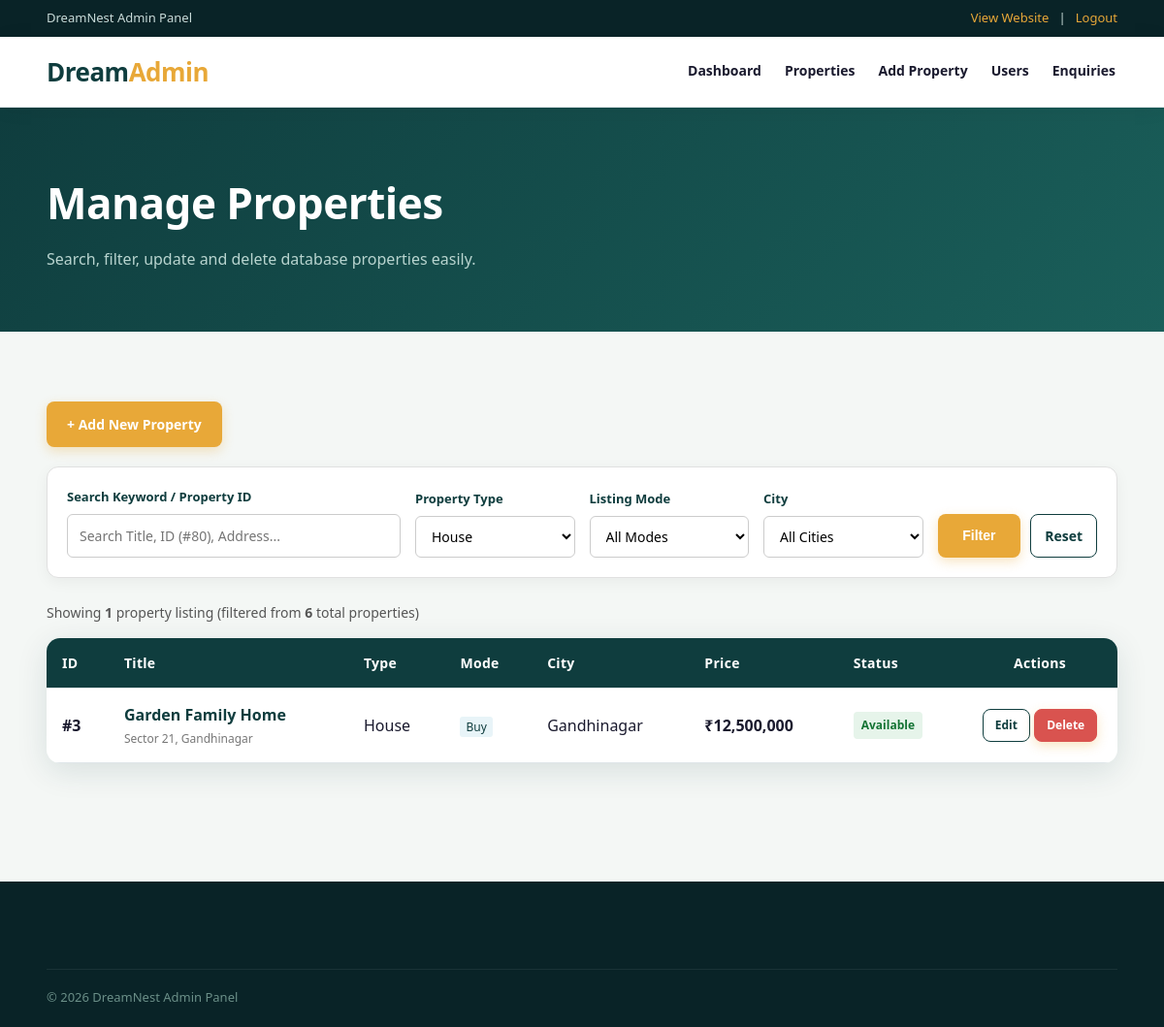
Screenshot of /admin/properties.php?type=House (signed in) with the database file from the repository.
### tables this page shows
CREATE TABLE properties (
 id INT AUTO_INCREMENT PRIMARY KEY,
 title VARCHAR(180) NOT NULL,
 description TEXT,
 type ENUM('House','Apartment','Villa','Commercial','Plot') NOT NULL,
 listing_type ENUM('Buy','Rent') DEFAULT 'Buy',
 city VARCHAR(100) NOT NULL,
 address VARCHAR(255),
 price DECIMAL(14,2) NOT NULL,
 area INT DEFAULT 0,
 bedrooms INT DEFAULT 0,
 bathrooms INT DEFAULT 0,
 parking INT DEFAULT 0,
 image VARCHAR(255),
 status ENUM('Available','Sold','Rented') DEFAULT 'Available',
 created_at TIMESTAMP DEFAULT CURRENT_TIMESTAMP
);

### admin/properties.php (the view, shortened to what this page needs)
<?php
require '../includes/config.php';
$q_search = trim($_GET['q'] ?? '');
$f_type = trim($_GET['type'] ?? '');
$f_listing = trim($_GET['listing_type'] ?? '');
$f_city = trim($_GET['city'] ?? '');
$where = [];
$params = [];
$types = "";
if ($f_type !== '') {
    $where[] = "type = ?";
    $params[] = $f_type;
    $types .= "s";
}
$sql = "SELECT * FROM properties";
if (!empty($where)) {
    $sql .= " WHERE " . implode(" AND ", $where);
}
$sql .= " ORDER BY id DESC";
$stmt = $conn->prepare($sql);
if (!empty($params)) {
    $stmt->bind_param($types, ...$params);
}
$stmt->execute();
$r = $stmt->get_result();
$total_count_res = $conn->query("SELECT COUNT(*) as total FROM properties");
$total_in_db = $total_count_res->fetch_assoc()['total'];
$matching_count = $r->num_rows;
?>
<!doctype html>
<html lang="en">
<head>
    <link rel="stylesheet" href="../css/style.css">
</head>
<body>
    <?php include 'header.php'; ?>
    <section class="pagehero">
        <div class="container">
            <h1>Manage Properties</h1>
            <p>Search, filter, update and delete database properties easily.</p>
        </div>
    </section>
    <section class="section">
        <div class="container">
            <div style="display: flex; justify-content: space-between; align-items: center; margin-bottom: 20px;">
                <a class="btn gold" href="add-property.php">+ Add New Property</a>
            </div>
            <div class="admin-filter-card">
                <form method="get" action="properties.php">
                    <div class="admin-filter-grid">
                        <div style="grid-column: span 2;">
                            <label>Search Keyword / Property ID</label>
                            <input type="text" name="q" placeholder="Search Title, ID (#80), Address..." value="<?= htmlspecialchars($q_search) ?>">
                        </div>
                        <div>
                            <label>Property Type</label>
                            <select name="type">
                                <?php foreach (['House', 'Apartment', 'Villa', 'Commercial', 'Plot'] as $t): ?>
                                    <option value="<?= $t ?>" <?= ($f_type === $t) ? 'selected' : '' ?>><?= $t ?></option>
                                <?php endforeach; ?>
                            </select>
                        </div>
                        <div>
                            <label>Listing Mode</label>
                            <select name="listing_type">
                                <option value="">All Modes</option>
                            </select>
                        </div>
                        <div>
                            <label>City</label>
                            <select name="city">
                                <option value="">All Cities</option>
                            </select>
                        </div>
                        <div class="admin-filter-actions">
                            <button type="submit" class="btn gold" style="flex:1;">Filter</button>
                            <?php if ($q_search !== '' || $f_type !== '' || $f_listing !== '' || $f_city !== ''): ?>
                                <a href="properties.php" class="btn outline" style="padding: 10px 14px;">Reset</a>
                            <?php endif; ?>
                        </div>
                    </div>
                </form>
            </div>
            <div class="filter-stats-bar">
                <div>
                    Showing <strong><?= $matching_count ?></strong> property listing<?= ($matching_count !== 1) ? 's' : '' ?>
                    <?php if ($matching_count !== $total_in_db): ?>
                        (filtered from <strong><?= $total_in_db ?></strong> total properties)
                    <?php endif; ?>
                </div>
            </div>
            <div class="table-wrap">
                <table>
                    <thead>
                        <tr>
                            <th>ID</th>
                            <th>Title</th>
                            <th>Type</th>
                            <th>Mode</th>
                            <th>City</th>
                            <th>Price</th>
                            <th>Status</th>
                            <th style="text-align: center; width: 160px;">Actions</th>
                        </tr>
                    </thead>
                    <tbody>
                        <?php if ($r->num_rows > 0): ?>
                            <?php while ($p = $r->fetch_assoc()): ?>
                                <?php
                                    $statusClass = 'badge-available';
                                ?>
                                <tr>
                                    <td><strong>#<?= $p['id'] ?></strong></td>
                                    <td>
                                        <a href="../property-details.php?id=<?= $p['id'] ?>" target="_blank" style="color:#0F3D3E; font-weight:600; text-decoration:none;">
                                            <?= htmlspecialchars($p['title']) ?>
                                        </a>
                                        <div style="font-size:12px; color:#777; margin-top:2px;"><?= htmlspecialchars($p['address']) ?></div>
                                    </td>
                                    <td><?= htmlspecialchars($p['type']) ?></td>
                                    <td>
                                        <span style="font-size:12px; padding:2px 6px; border-radius:3px; background:<?= ($p['listing_type']==='Buy')?'#e8f4f8':'#fff4e5' ?>; color:<?= ($p['listing_type']==='Buy')?'#0f3d3e':'#b06000' ?>;">
                                            <?= htmlspecialchars($p['listing_type']) ?>
                                        </span>
                                    </td>
                                    <td><?= htmlspecialchars($p['city']) ?></td>
                                    <td>
                                        <strong>
                                            <?= ($p['listing_type'] === 'Rent') ? '₹' . number_format($p['price']) . '/mo' : '₹' . number_format($p['price']) ?>
                                        </strong>
                                    </td>
                                    <td><span class="badge-status <?= $statusClass ?>"><?= htmlspecialchars($p['status']) ?></span></td>
                                    <td style="text-align: center;">
                                        <a class="btn outline" href="edit-property.php?id=<?= $p['id'] ?>" style="padding: 6px 12px; font-size:12px;">Edit</a>
                                        <a class="btn gold" href="delete-property.php?id=<?=$p['id']?>" onclick="return confirm('Are you sure you want to delete property #<?= $p['id'] ?> - <?= htmlspecialchars(addslashes($p['title'])) ?>?')" style="padding: 6px 12px; font-size:12px; background-color:#d9534f; border-color:#d9534f; color:#fff;">Delete</a>
                                    </td>
                                </tr>
                            <?php endwhile; ?>
                        <?php endif; ?>
                    </tbody>
                </table>
            </div>
        </div>
    </section>
    <footer>
        <div class="container">
            <div class="copyright">© 2026 DreamNest Admin Panel</div>
        </div>
    </footer>
</body>
</html>

### css/style.css (style rules this page uses)
:root { --navy:#0F3D3E;--navy2:#092327;--gold:#E8A838;--bg:#F4F7F5;--white:#fff;--text:#1a1a2e;--muted:#6b7f8e;--line:#dfe6e9;--green:#27844a;--shadow:0 8px 32px rgba(15,61,62,.12);--accent:#148B82;--card-radius:16px }
* { box-sizing:border-box;margin:0;padding:0 }
html { scroll-behavior:smooth }
body { font-family:'Segoe UI',Inter,Arial,sans-serif;color:var(--text);background:var(--bg);line-height:1.65 }
a { text-decoration:none;color:inherit }
.container { width:min(1200px,92%);margin:auto }
.btn { display:inline-block;border:1px solid transparent;border-radius:8px;padding:11px 20px;font-weight:800;cursor:pointer;font-size:14px;transition:all .2s ease }
.gold { background:var(--gold);color:#fff;box-shadow:0 4px 12px rgba(232,168,56,.3) }
.outline { border-color:var(--navy);color:var(--navy);background:#fff }
input,select,textarea { font:inherit;width:100%;padding:12px 14px;border:1px solid var(--line);border-radius:8px;outline:0;background:#fff;transition:border-color .2s }
.section { padding:72px 0 }
.pagehero { background:linear-gradient(135deg,var(--navy),#1a5f5a);color:#fff;padding:62px 0 }
.pagehero h1 { font-size:44px;letter-spacing:-.5px }
.pagehero p { color:#b8d4cf;margin-top:8px }
.table-wrap { overflow:auto;background:#fff;border-radius:14px;box-shadow:var(--shadow) }
table { width:100%;border-collapse:collapse;min-width:760px }
th,td { padding:14px 16px;text-align:left;border-bottom:1px solid var(--line) }
th { background:var(--navy);color:#fff;font-size:14px;font-weight:700;letter-spacing:.3px }
footer { background:var(--navy2);color:#adc5c0;margin-top:50px;padding:55px 0 20px }
.copyright { border-top:1px solid #ffffff12;margin-top:35px;padding-top:18px;font-size:13px;color:#6b8f88 }

### admin/properties.php (style rules this page uses)
.admin-filter-card { background: #ffffff; border-radius: 12px; padding: 20px; margin-bottom: 24px; box-shadow: 0 4px 15px rgba(0,0,0,0.05); border: 1px solid #e0e0e0; }
.admin-filter-grid { display: grid; grid-template-columns: repeat(auto-fit, minmax(160px, 1fr)); gap: 15px; align-items: end; }
.admin-filter-grid label { display: block; font-size: 13px; font-weight: 600; color: #0F3D3E; margin-bottom: 6px; }
.admin-filter-grid input, .admin-filter-grid select { width: 100%; padding: 10px 12px; border: 1px solid #ccc; border-radius: 6px; font-size: 14px; background-color: #fff; }
.admin-filter-actions { display: flex; gap: 10px; }
.filter-stats-bar { display: flex; justify-content: space-between; align-items: center; margin-bottom: 15px; font-size: 14px; color: #555; }
.badge-status { display: inline-block; padding: 4px 8px; border-radius: 4px; font-size: 12px; font-weight: 600; }
.badge-available { background-color: #e6f4ea; color: #137333; }

### rows the page displays
properties: id "3", title "Garden Family Home", address "Sector 21, Gandhinagar", type "House", listing_type "Buy", city "Gandhinagar", price "12,500,000", status "Available"

### other values shown
$matching_count "1"
$total_in_db "6"
form field type "House"
